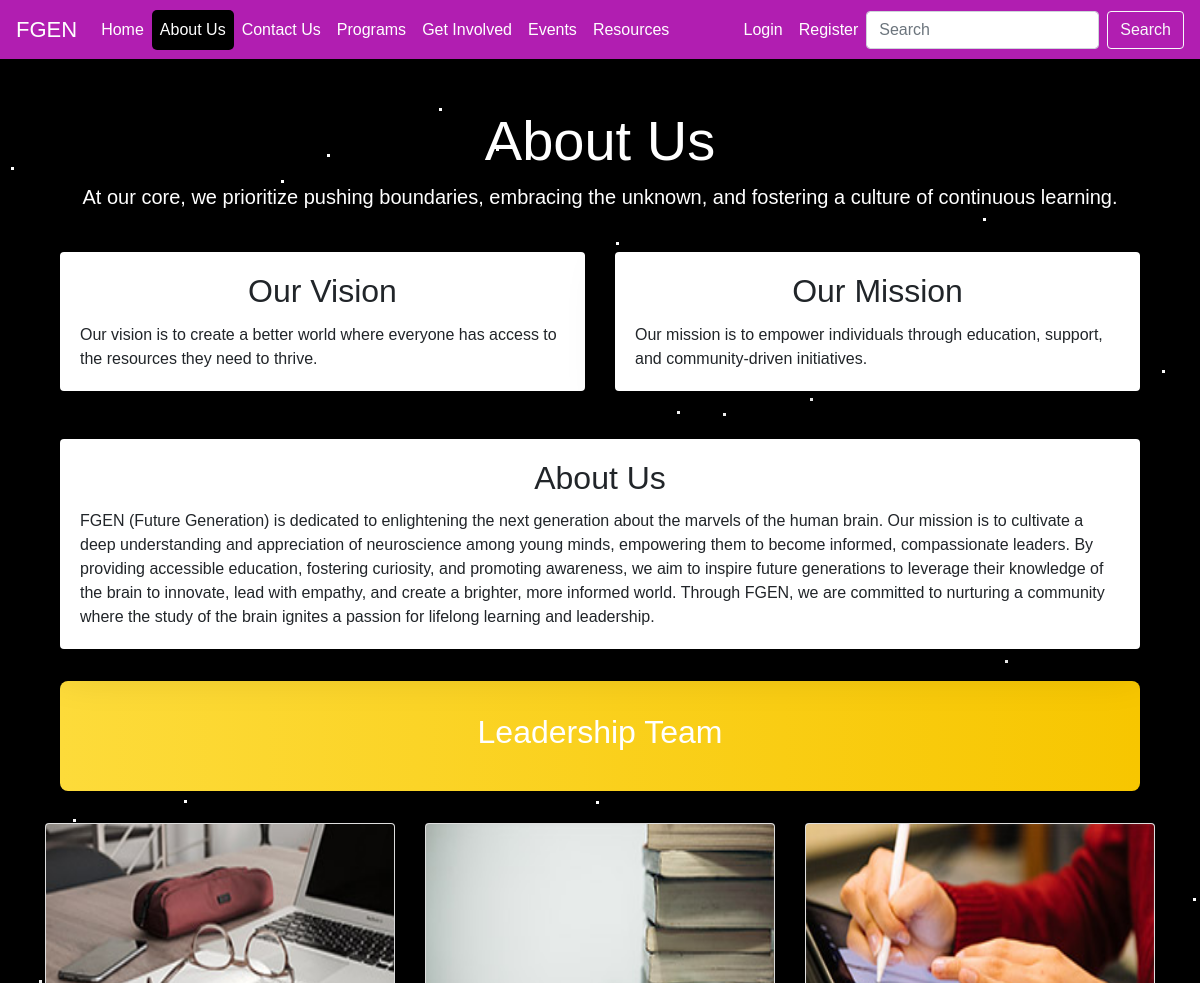
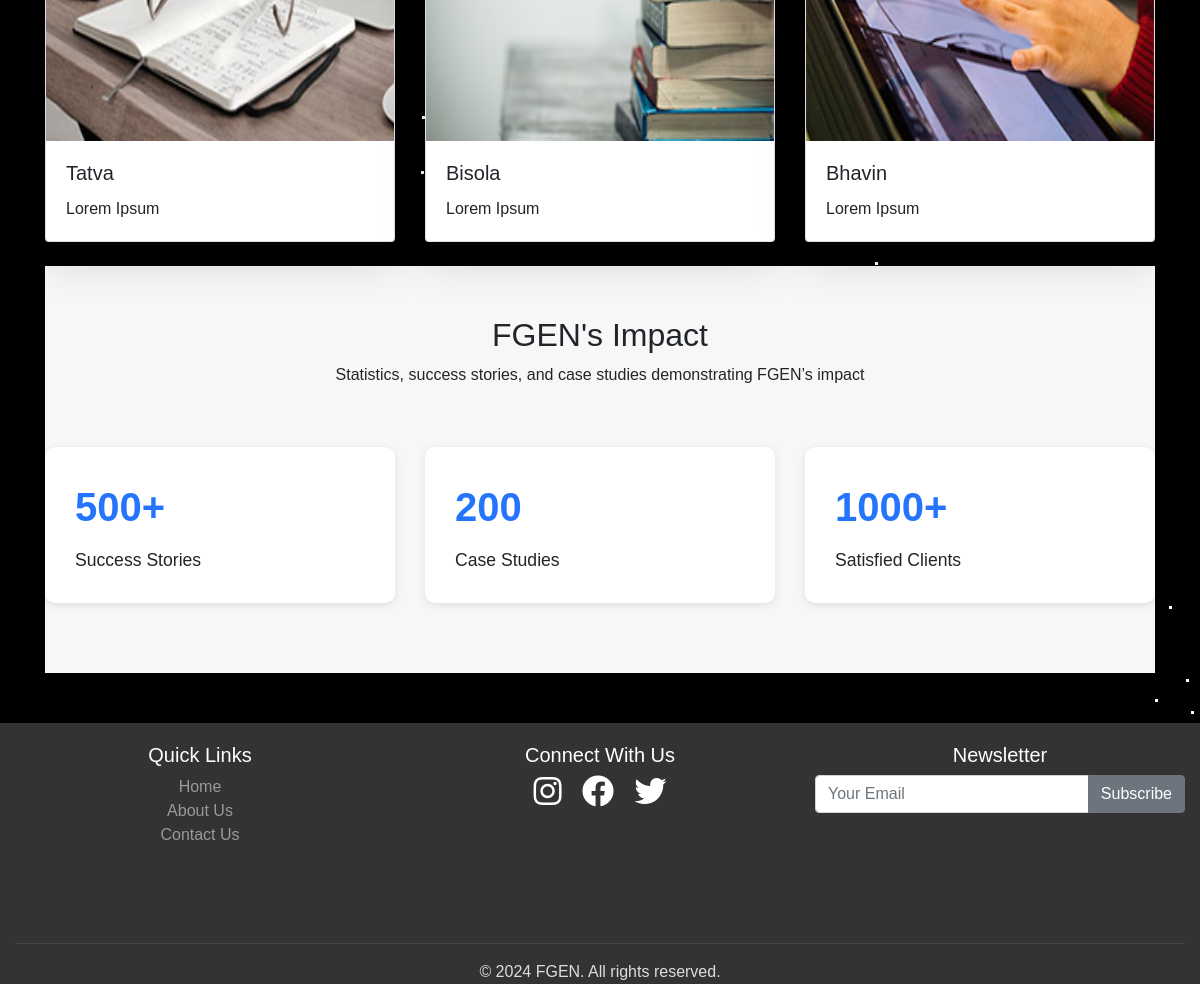
The page /about/ on the database its author committed (2 pictures, top to bottom).
### new_App/models.py (models this page shows, shortened)
class Leadership(models.Model):
    l_name = models.CharField(max_length=100)
    l_description = models.CharField(max_length=200)
    l_imagename = models.CharField(max_length=100)
    created_at = models.DateTimeField(auto_now_add=True)

### new_App/views.py (the view)
# urls.py: path('about/', views.about_us, name='about_us'),
def about_us(request):
    leadership = Leadership.objects.all()
    return render(request, 'aboutus.html', {'active_page': 'about', 'leadership':leadership})

### new_App/templates/aboutus.html (shortened to what this page needs)
{% extends 'base.html' %}
{% block content %}
<!DOCTYPE html>
<html lang="en">
<head>
</head>
<div class="container mt-5">
    <div class="row">
        <div class="col-12 text-center mb-4">
            <h1 class="display-4 text-white">About Us</h1>
            <p class="lead text-white">At our core, we prioritize pushing boundaries, embracing the unknown, and fostering a culture of continuous learning.</p>
        </div>
    </div>
    <div class="row">
        <div class="col-md-6 mb-4">
            <div class="card card-about border-0 shadow-lg h-100">
                <div class="card-body card-about-body">
                    <h2 class="card-title text-center">Our Vision</h2>
                    <p class="card-text">Our vision is to create a better world where everyone has access to the resources they need to thrive.</p>
                </div>
            </div>
        </div>
        <div class="col-md-6 mb-4">
            <div class="card card-about border-0 shadow-lg h-100">
                <div class="card-body card-about-body">
                    <h2 class="card-title text-center">Our Mission</h2>
                    <p class="card-text">Our mission is to empower individuals through education, support, and community-driven initiatives.</p>
                </div>
            </div>
        </div>
    </div>
    <div class="row">
        <div class="col-sm-12 mt-4 mb-4">
            <div class="card card-about border-0 shadow-lg h-100">
                <div class="card-body card-about-body">
                    <h2 class="card-title text-center">About Us</h2>
                    <p class="card-text">
                        FGEN (Future Generation) is dedicated to enlightening the next generation about the marvels of the human brain. Our mission is to cultivate a deep understanding and appreciation of neuroscience among young minds, empowering them to become informed, compassionate leaders. By providing accessible education, fostering curiosity, and promoting awareness, we aim to inspire future generations to leverage their knowledge of the brain to innovate, lead with empathy, and create a brighter, more informed world. Through FGEN, we are committed to nurturing a community where the study of the brain ignites a passion for lifelong learning and leadership.
                    </p>
                </div>
            </div>
        </div>
    </div>
</div>
<div class="container-fluid mt-2">
    <div class="jumbotron jumbotron-custom text-center">
        <h2 class="display-6">Leadership Team</h2>
    </div>
    <div class="row">
        <div class="row justify-content-center">
            {% for l in leadership %}
            <div class="col-md-4 col-sm-12">
                <div class="card card-custom program-card shadow-lg">
                    <img src="/static/assets/images/{{l.l_imagename}}.jpg" height=300 width=250 class="card-img-top" alt="Card Image">
                    <div class="card-body">
                        <h5 class="card-title">{{l.l_name}}</h5>
                        <p class="card-text">{{l.l_description}}</p>
                    </div>
                </div>
            </div>
            {% endfor %}
        </div>
    </div>
</div>
<div class="container impact-section">
    <div class="row">
        <div class="col-12 text-center mb-4">
            <h2>FGEN's Impact</h2>
            <p>Statistics, success stories, and case studies demonstrating FGEN’s impact</p>
        </div>
    </div>
    <div class="row">
        <div class="col-md-4">
            <div class="impact-item fade-in">
                <div class="impact-number">500+</div>
                <div class="impact-description">Success Stories</div>
            </div>
        </div>
        <div class="col-md-4">
            <div class="impact-item fade-in" style="animation-delay: 0.3s;">
                <div class="impact-number">200</div>
                <div class="impact-description">Case Studies</div>
            </div>
        </div>
        <div class="col-md-4">
            <div class="impact-item fade-in" style="animation-delay: 0.6s;">
                <div class="impact-number">1000+</div>
                <div class="impact-description">Satisfied Clients</div>
            </div>
        </div>
    </div>
</div>
{% endblock %}

### new_App/static/assets/css/style.css (style rules this page uses)
body { font-family: Arial, sans-serif; background-color: #f8f9fa; display: flex; min-height: 100vh; flex-direction: column; padding-bottom: 130px; }
h1 { color: #333; }
.card-about { transition: transform 0.3s ease-in-out; }
h1.display-4, h2.card-title { position: relative; animation: fadeInDown 1s; }
.card-about-body p { animation: fadeInUp 1s; }
.program-card { transition: transform 0.2s; }

### rows shown on the page
Leadership: l_imagename (picture), l_name "Tatva", l_description "Lorem Ipsum"
Leadership: l_imagename (picture), l_name "Bisola", l_description "Lorem Ipsum"
Leadership: l_imagename (picture), l_name "Bhavin", l_description "Lorem Ipsum"
